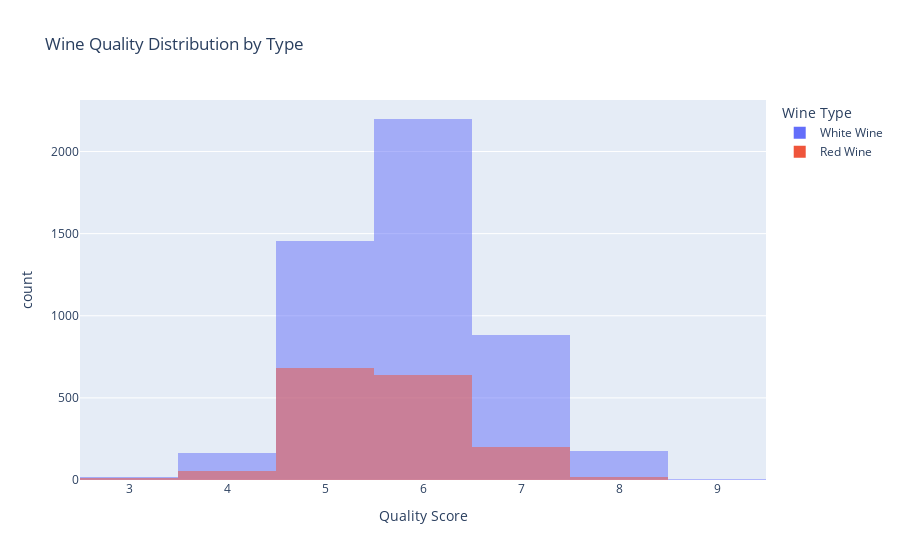

Notebook source saved alongside this figure:
### Code cell
import plotly.express as px

# Plot a histogram of the `quality` column for each type of wine 
fig = px.histogram(wine_le,
                    x='quality', 
                    color='type', 
                    barmode='overlay', 
                    title='Wine Quality Distribution by Type',
                    labels={'type': 'Wine Type', 'quality': 'Quality Score'}
                    
                    )

custom_labels = {
    '0' : 'Red Wine',
    '1' : 'White Wine'
}

fig.for_each_trace(lambda t: t.update(name = custom_labels[t.name]))

fig.show()

### Figure 1 — Plotly figure (JSON) as saved in the notebook; plotly's stock layout.template omitted (floating-point values rounded to 4 significant figures; data arrays with more than 128 entries replaced by an {"elided": "..."} marker saying what was removed)
{"data": [{"alignmentgroup": "True", "bingroup": "x", "hovertemplate": "Wine Type=1<br>Quality Score=%{x}<br>count=%{y}<extra></extra>", "legendgroup": "1", "marker": {"color": "#636efa", "opacity": 0.5, "pattern": {"shape": ""}}, "name": "White Wine", "offsetgroup": "1", "orientation": "v", "showlegend": true, "type": "histogram", "x": {"elided": "4898 int values"}, "xaxis": "x", "yaxis": "y"}, {"alignmentgroup": "True", "bingroup": "x", "hovertemplate": "Wine Type=0<br>Quality Score=%{x}<br>count=%{y}<extra></extra>", "legendgroup": "0", "marker": {"color": "#EF553B", "opacity": 0.5, "pattern": {"shape": ""}}, "name": "Red Wine", "offsetgroup": "0", "orientation": "v", "showlegend": true, "type": "histogram", "x": {"elided": "1599 int values"}, "xaxis": "x", "yaxis": "y"}], "layout": {"barmode": "overlay", "legend": {"title": {"text": "Wine Type"}, "tracegroupgap": 0}, "title": {"text": "Wine Quality Distribution by Type"}, "xaxis": {"anchor": "y", "domain": [0, 1], "title": {"text": "Quality Score"}}, "yaxis": {"anchor": "x", "domain": [0, 1], "title": {"text": "count"}}}}
